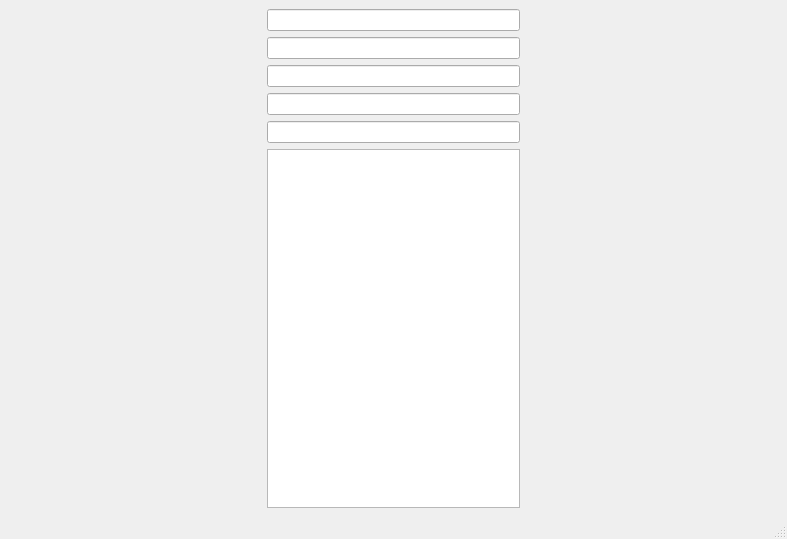
<?xml version="1.0" encoding="UTF-8"?>
<ui version="4.0">
 <class>MainWindow</class>
 <widget class="QMainWindow" name="MainWindow">
  <property name="geometry">
   <rect>
    <x>0</x>
    <y>0</y>
    <width>787</width>
    <height>539</height>
   </rect>
  </property>
  <property name="windowTitle">
   <string>MainWindow</string>
  </property>
  <widget class="QWidget" name="centralwidget">
   <layout class="QGridLayout" name="gridLayout" columnstretch="1,1,1">
    <item row="0" column="0">
     <widget class="QWidget" name="widget" native="true"/>
    </item>
    <item row="4" column="1">
     <widget class="MLineEdit" name="lineEdit_5"/>
    </item>
    <item row="3" column="1">
     <widget class="MLineEdit" name="lineEdit_4"/>
    </item>
    <item row="0" column="2">
     <widget class="QWidget" name="widget_2" native="true"/>
    </item>
    <item row="2" column="1">
     <widget class="MLineEdit" name="lineEdit_3"/>
    </item>
    <item row="0" column="1">
     <widget class="MLineEdit" name="lineEdit"/>
    </item>
    <item row="1" column="1">
     <widget class="MLineEdit" name="lineEdit_2"/>
    </item>
    <item row="5" column="1">
     <widget class="QTextEdit" name="textEdit"/>
    </item>
   </layout>
  </widget>
  <widget class="QMenuBar" name="menubar">
   <property name="geometry">
    <rect>
     <x>0</x>
     <y>0</y>
     <width>787</width>
     <height>21</height>
    </rect>
   </property>
  </widget>
  <widget class="QStatusBar" name="statusbar"/>
 </widget>
 <customwidgets>
  <customwidget>
   <class>MLineEdit</class>
   <extends>QLineEdit</extends>
   <header>MLineEdit.h</header>
  </customwidget>
 </customwidgets>
 <resources/>
 <connections/>
</ui>
